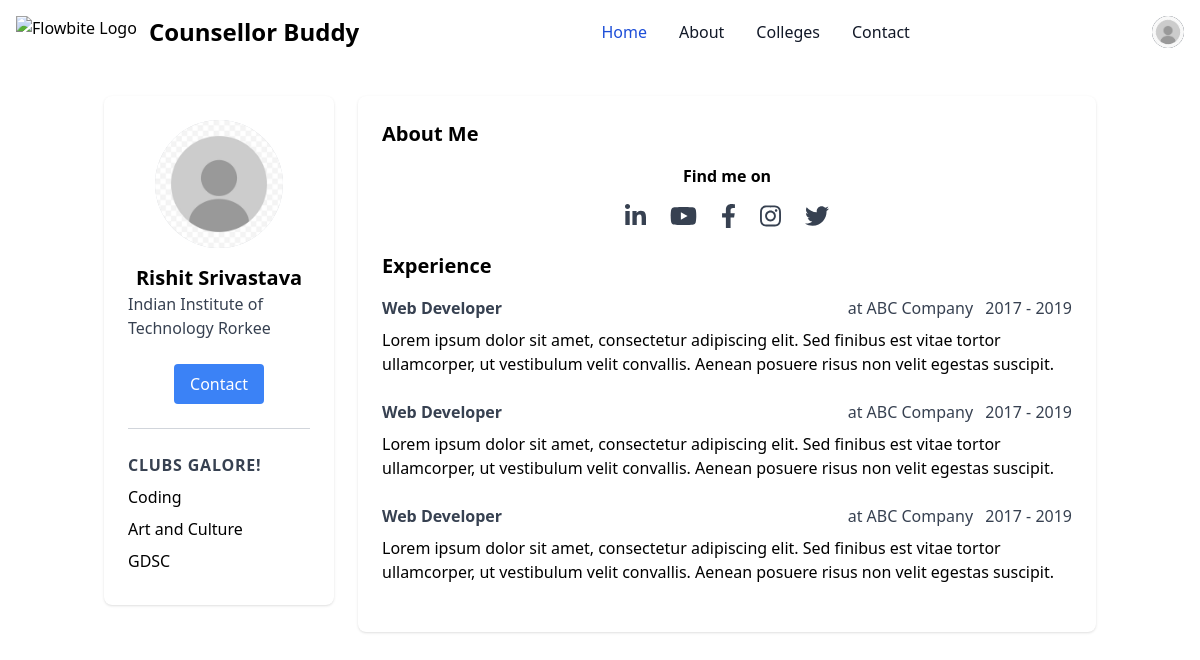
The page /accounts/profile/ (signed in) on the database its author committed.
### accounts/models.py (models this page shows, shortened)
class User(AbstractUser):
    class Role(models.TextChoices):
        ADMIN='ADMIN','Admin'
        STUDENT="STUDENT",'Student'
        COUNSELLOR='COUNSELLOR','Counsellor'
    base_role=Role.ADMIN
    role=models.CharField(max_length=50,choices=Role.choices)

class CounsellorProfile(models.Model):
    user = models.OneToOneField(User, on_delete=models.CASCADE, related_name='counsellor_profile')
    name = models.CharField(max_length=60)
    year = models.IntegerField(choices=year_choices, default=1)
    college = models.ForeignKey(College, related_name='counsellors', on_delete=models.CASCADE, default=None)
    counsellor_id = models.UUIDField(primary_key=True, default=uuid4, editable=False)
    date_of_birth = models.DateField(null=True, blank=True)
    address = models.CharField(max_length=255, blank=True)
    branch = models.ForeignKey(Branch, on_delete=models.CASCADE)
    bio = models.TextField(blank=True, null=True)
    price = models.IntegerField(default=200)
    image = models.ImageField(upload_to='counsellors', blank=True, null=True, default='college/images/default/defaultistockphoto-1495088043-612x612.jpg')
    class Meta:
          verbose_name_plural = "Counsellor Profiles"

### core/models.py (models this page shows, shortened)
class College(models.Model):
    name=models.CharField(max_length=100)
    address = models.TextField()
    rating=models.DecimalField(max_digits=2, decimal_places=1)
    history=models.TextField()

### accounts/views.py (the view)
# urls.py: path('profile/',profile_view,name='profile')
@login_required(login_url='account_login')
def profile_view(request):
    context={}
    if request.user.role==User.Role.STUDENT:
         userprofile=StudentProfile.objects.get(user=request.user)
         context={'userprofile':userprofile}
         return render(request,'accounts/student_profile_view.html',context)
    if request.user.role==User.Role.COUNSELLOR:
         userprofile=CounsellorProfile.objects.get(user=request.user)
         context={'counsellor':userprofile}
         return render(request,'accounts/counsellor_profile.html',context)

### templates/accounts/counsellor_profile.html (shortened to what this page needs)
{% extends 'layouts/layout-b.html' %}
{% load static %}
{% block content %}
<div class="">
    <div class="container mx-auto py-8">
        <div class="grid grid-cols-4 sm:grid-rows-2 gap-6 px-4">
            <div class="col-span-4 sm:col-span-1">
                 <div class="bg-white shadow rounded-lg p-6">
                    <div class="flex flex-col items-center">
                        <img src="{{counsellor.image.url}}" class="w-32 h-32 bg-gray-300 rounded-full mb-4 shrink-0">
                        <h1 class="text-xl font-bold">{{counsellor.name}}</h1>
                        <p class="text-gray-700">{{counsellor.college.name}}</p>
                        <div class="mt-6 flex flex-wrap gap-4 justify-center">
                            <a href="#" class="bg-blue-500 hover:bg-blue-600 text-white py-2 px-4 rounded">Contact</a>
                        </div>
                    </div>
                    <hr class="my-6 border-t border-gray-300">
                    <div class="flex flex-col">
                        <span class="text-gray-700 uppercase font-bold tracking-wider mb-2">Clubs Galore!</span>
                        <ul>
                            <li class="mb-2">Coding</li>
                            <li class="mb-2">Art and Culture</li>
                            <li class="mb-2">GDSC</li>
                        </ul>
                    </div>
                </div>
            </div>
            <div class="col-span-4 sm:col-span-3 ">
                <div class="bg-white shadow rounded-lg p-6">
                    <h2 class="text-xl font-bold mb-4">About Me</h2>
                    <h3 class="font-semibold text-center mt-3 -mb-2">
                        Find me on
                    </h3>
                    <div class="flex justify-center items-center gap-6 my-6">
                        <a class="text-gray-700 hover:text-orange-600" aria-label="Visit TrendyMinds LinkedIn" href=""
                            target="_blank">
                        </a>
                        <a class="text-gray-700 hover:text-orange-600" aria-label="Visit TrendyMinds YouTube" href=""
                            target="_blank">
                        </a>
                        <a class="text-gray-700 hover:text-orange-600" aria-label="Visit TrendyMinds Facebook" href=""
                            target="_blank">
                            <svg xmlns="http://www.w3.org/2000/svg" viewBox="0 0 320 512" class="h-6">
                                <path fill="currentColor"
                                    d="m279.14 288 14.22-92.66h-88.91v-60.13c0-25.35 12.42-50.06 52.24-50.06h40.42V6.26S260.43 0 225.36 0c-73.22 0-121.08 44.38-121.08 124.72v70.62H22.89V288h81.39v224h100.17V288z">
                                </path>
                            </svg>
                        </a>
                        <a class="text-gray-700 hover:text-orange-600" aria-label="Visit TrendyMinds Instagram" href=""
                            target="_blank">
                        </a>
                        <a class="text-gray-700 hover:text-orange-600" aria-label="Visit TrendyMinds Twitter" href=""
                            target="_blank">
                        </a>
                    </div>
                    <h2 class="text-xl font-bold mt-6 mb-4">Experience</h2>
                    <div class="mb-6">
                        <div class="flex justify-between flex-wrap gap-2 w-full">
                            <span class="text-gray-700 font-bold">Web Developer</span>
                            <p>
                                <span class="text-gray-700 mr-2">at ABC Company</span>
                                <span class="text-gray-700">2017 - 2019</span>
                            </p>
                        </div>
                        <p class="mt-2">
                            Lorem ipsum dolor sit amet, consectetur adipiscing elit. Sed finibus est vitae
                            tortor ullamcorper, ut vestibulum velit convallis. Aenean posuere risus non velit egestas
                            suscipit.
                        </p>
                    </div>
                    <div class="mb-6">
                        <div class="flex justify-between flex-wrap gap-2 w-full">
                            <span class="text-gray-700 font-bold">Web Developer</span>
                            <p>
                                <span class="text-gray-700 mr-2">at ABC Company</span>
                                <span class="text-gray-700">2017 - 2019</span>
                            </p>
                        </div>
                        <p class="mt-2">
                            Lorem ipsum dolor sit amet, consectetur adipiscing elit. Sed finibus est vitae
                            tortor ullamcorper, ut vestibulum velit convallis. Aenean posuere risus non velit egestas
                            suscipit.
                        </p>
                    </div>
                    <div class="mb-6">
                        <div class="flex justify-between flex-wrap gap-2 w-full">
                            <span class="text-gray-700 font-bold">Web Developer</span>
                            <p>
                                <span class="text-gray-700 mr-2">at ABC Company</span>
                                <span class="text-gray-700">2017 - 2019</span>
                            </p>
                        </div>
                        <p class="mt-2">
                            Lorem ipsum dolor sit amet, consectetur adipiscing elit. Sed finibus est vitae
                            tortor ullamcorper, ut vestibulum velit convallis. Aenean posuere risus non velit egestas
                            suscipit.
                        </p>
                    </div>
                </div>
            </div>
        </div>
    </div>
</div>
{% endblock content %}

### templates/layouts/layout-b.html
{% extends "base.html" %}
{% block layout %}
{% include "includes/navbar.html" %}
{% block content %}
{% endblock content %}
{% endblock layout %}

### templates/base.html (shortened to what this page needs)
{% load compress %}
{% load static %}
<!DOCTYPE html>
<html lang="en">
<head>
    {% compress css %}
    <link rel="stylesheet" href="{% static 'src/output.css' %}">
    {% endcompress %}
</head>
<body>
    {% block layout %}
    {% endblock layout %}
</body>
</html>

### templates/includes/navbar.html (shortened to what this page needs)
  {% load static %}
  <nav class=" dark:bg-gray-900  ">
    <div class="max-w-screen-xl flex flex-wrap items-center justify-between mx-auto p-4">
    <a href="{% url 'home'%}" class="flex items-center space-x-3 rtl:space-x-reverse">
        <img src="https://flowbite.com/docs/images/logo.svg" class="h-8" alt="Flowbite Logo" />
        <span class="self-center text-2xl font-semibold whitespace-nowrap dark:text-white">Counsellor Buddy</span>
    </a>
    <div class="flex items-center md:order-2 space-x-3 md:space-x-0 rtl:space-x-reverse">
      {% if request.user.is_authenticated %}
        <button type="button" class="flex text-sm bg-gray-800 rounded-full md:me-0 focus:ring-4 focus:ring-gray-300 dark:focus:ring-gray-600" id="user-menu-button" aria-expanded="false" data-dropdown-toggle="user-dropdown" data-dropdown-placement="bottom">
          <img class="w-8 h-8 rounded-full" src="{% if user.role == 'COUNSELLOR' %}
          {{ user.counsellor_profile.image.url }}
      {% elif user.role == 'STUDENT' %}
          {{ user.profile.image.url }}
      {% endif %}
      " alt="user photo">
        </button>
        {% else %}
        <div class="flex items-center space-x-6 rtl:space-x-reverse">
          <a href="{% url 'account_signup'%}" class="text-sm  text-gray-500 dark:text-white hover:underline">Sign up</a>
          <a href="{% url 'account_login' %}" class="text-sm  text-blue-600 dark:text-blue-500 hover:underline">Login</a>
      </div>
        {% endif %}
    </div>
    <div class="items-center justify-between hidden w-full md:flex md:w-auto md:order-1  " id="navbar-user">
      <ul class="flex flex-col font-medium p-4 md:p-0 mt-4 border border-gray-100 rounded-lg bg-gray-50 md:space-x-8 rtl:space-x-reverse md:flex-row md:mt-0 md:border-0 md:bg-white dark:bg-gray-800 md:dark:bg-gray-900 dark:border-gray-700">
        <li>
          <a href="{% url 'home' %}" class="block py-2 px-3 text-white bg-blue-700 rounded md:bg-transparent md:text-blue-700 md:p-0 md:dark:text-blue-500" aria-current="page">Home</a>
        </li>
        <li>
          <a href="#" class="block py-2 px-3 text-gray-900 rounded hover:bg-gray-100 md:hover:bg-transparent md:hover:text-blue-700 md:p-0 dark:text-white md:dark:hover:text-blue-500 dark:hover:bg-gray-700 dark:hover:text-white md:dark:hover:bg-transparent dark:border-gray-700">About</a>
        </li>
        <li>
          <a href="{% url 'colleges' %}" class="block py-2 px-3 text-gray-900 rounded hover:bg-gray-100 md:hover:bg-transparent md:hover:text-blue-700 md:p-0 dark:text-white md:dark:hover:text-blue-500 dark:hover:bg-gray-700 dark:hover:text-white md:dark:hover:bg-transparent dark:border-gray-700">Colleges</a>
        </li>
        <li>
          <a href="#" class="block py-2 px-3 text-gray-900 rounded hover:bg-gray-100 md:hover:bg-transparent md:hover:text-blue-700 md:p-0 dark:text-white md:dark:hover:text-blue-500 dark:hover:bg-gray-700 dark:hover:text-white md:dark:hover:bg-transparent dark:border-gray-700">Contact</a>
        </li>
      </ul>
    </div>
    </div>
  </nav>

### rows shown on the page
User: counsellor_profile.image (placeholder picture)
CounsellorProfile: image (placeholder picture), name "Rishit Srivastava", college.name "Indian Institute of Technology Rorkee"
